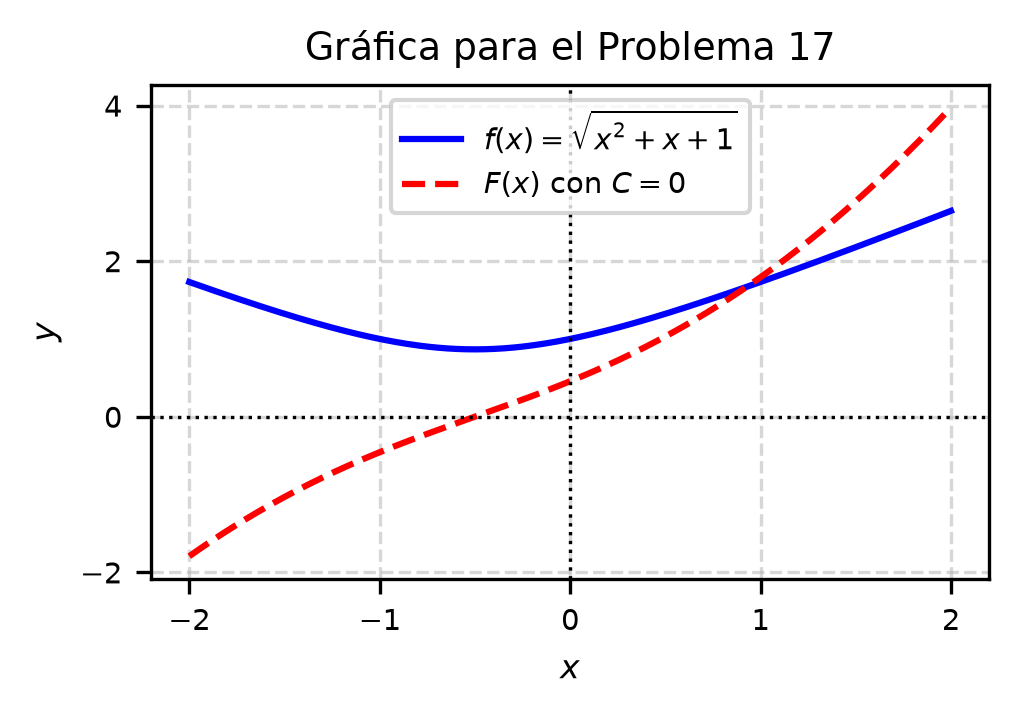

The Python source for this figure:
import matplotlib
matplotlib.use('Agg')
import numpy as np
import matplotlib.pyplot as plt

def f(x):
    return np.sqrt(x**2 + x + 1)

def F(x):
    term1 = (2*x + 1) / 4.0 * np.sqrt(x**2 + x + 1)
    arg = (2 * np.sqrt(x**2 + x + 1) + (2*x + 1)) / np.sqrt(3)
    term2 = 3.0 / 8.0 * np.log(np.abs(arg))
    return term1 + term2

x = np.linspace(-2.0, 2.0, 400)
y_integrand = f(x)
y_antideriv = F(x)

plt.figure(figsize=(3.5, 2.5))
plt.plot(x, y_integrand, label=r'$f(x) = \sqrt{x^2+x+1}$', color='blue', linewidth=1.5)
plt.plot(x, y_antideriv, label=r'$F(x)$ con $C=0$', color='red', linestyle='--', linewidth=1.5)

plt.title(r'Gráfica para el Problema 17', fontsize=9)
plt.xlabel(r'$x$', fontsize=8)
plt.ylabel(r'$y$', fontsize=8)
plt.axhline(0, color='black', linewidth=0.8, linestyle=':')
plt.axvline(0, color='black', linewidth=0.8, linestyle=':')
plt.grid(True, linestyle='--', alpha=0.5)
plt.legend(fontsize=7, loc='upper center')
plt.xticks(fontsize=7)
plt.yticks(fontsize=7)
plt.tight_layout()
plt.savefig(r'semana_05/graficas/SEM05_P17_grafica.png', dpi=300, bbox_inches='tight')
plt.close()
